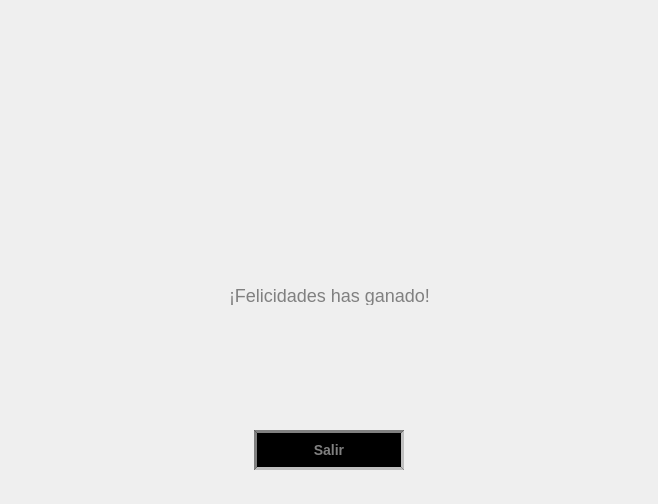
<?xml version="1.0" encoding="UTF-8"?>
<ui version="4.0">
 <class>MenuFinalizar</class>
 <widget class="QMainWindow" name="MenuFinalizar">
  <property name="geometry">
   <rect>
    <x>0</x>
    <y>0</y>
    <width>658</width>
    <height>504</height>
   </rect>
  </property>
  <property name="windowTitle">
   <string>Worms 2D</string>
  </property>
  <property name="styleSheet">
   <string notr="true">QMainWindow { 
	background-image: url(&quot;../client/vista/data/fondo.png&quot;); 
	background-position: center center;
}</string>
  </property>
  <widget class="QWidget" name="centralwidget">
   <property name="styleSheet">
    <string notr="true"/>
   </property>
   <layout class="QGridLayout" name="gridLayout">
    <item row="0" column="0">
     <widget class="QFrame" name="frame_2">
      <property name="minimumSize">
       <size>
        <width>640</width>
        <height>240</height>
       </size>
      </property>
      <property name="maximumSize">
       <size>
        <width>640</width>
        <height>240</height>
       </size>
      </property>
      <property name="styleSheet">
       <string notr="true"/>
      </property>
      <property name="frameShape">
       <enum>QFrame::NoFrame</enum>
      </property>
      <property name="frameShadow">
       <enum>QFrame::Raised</enum>
      </property>
      <widget class="QLabel" name="logo">
       <property name="geometry">
        <rect>
         <x>110</x>
         <y>8</y>
         <width>425</width>
         <height>240</height>
        </rect>
       </property>
       <property name="styleSheet">
        <string notr="true"/>
       </property>
       <property name="text">
        <string/>
       </property>
       <property name="pixmap">
        <pixmap>../client/vista/data/background-1.png</pixmap>
       </property>
       <property name="scaledContents">
        <bool>true</bool>
       </property>
      </widget>
     </widget>
    </item>
    <item row="1" column="0">
     <widget class="QFrame" name="frame">
      <property name="enabled">
       <bool>true</bool>
      </property>
      <property name="sizePolicy">
       <sizepolicy hsizetype="Preferred" vsizetype="Preferred">
        <horstretch>0</horstretch>
        <verstretch>0</verstretch>
       </sizepolicy>
      </property>
      <property name="minimumSize">
       <size>
        <width>640</width>
        <height>240</height>
       </size>
      </property>
      <property name="maximumSize">
       <size>
        <width>640</width>
        <height>240</height>
       </size>
      </property>
      <property name="styleSheet">
       <string notr="true"/>
      </property>
      <property name="frameShape">
       <enum>QFrame::NoFrame</enum>
      </property>
      <property name="frameShadow">
       <enum>QFrame::Raised</enum>
      </property>
      <widget class="QPushButton" name="salirButton">
       <property name="geometry">
        <rect>
         <x>245</x>
         <y>175</y>
         <width>150</width>
         <height>40</height>
        </rect>
       </property>
       <property name="sizePolicy">
        <sizepolicy hsizetype="Preferred" vsizetype="Preferred">
         <horstretch>0</horstretch>
         <verstretch>0</verstretch>
        </sizepolicy>
       </property>
       <property name="maximumSize">
        <size>
         <width>300</width>
         <height>300</height>
        </size>
       </property>
       <property name="styleSheet">
        <string notr="true">QPushButton {
	background-color: black;
	border-style: inset;
	border-width: 3px;
	border-color: grey;
	font: bold 14px;
	color: grey;
}

QPushButton:pressed {
	background-color: grey;
	border-style: inset;
}</string>
       </property>
       <property name="text">
        <string>Salir</string>
       </property>
      </widget>
      <widget class="QLabel" name="resultadoLabel">
       <property name="geometry">
        <rect>
         <x>220</x>
         <y>30</y>
         <width>201</width>
         <height>20</height>
        </rect>
       </property>
       <property name="styleSheet">
        <string notr="true">color: grey;
font: 18px;</string>
       </property>
       <property name="text">
        <string>¡Felicidades has ganado!</string>
       </property>
      </widget>
     </widget>
    </item>
   </layout>
  </widget>
 </widget>
 <resources/>
 <connections/>
</ui>
